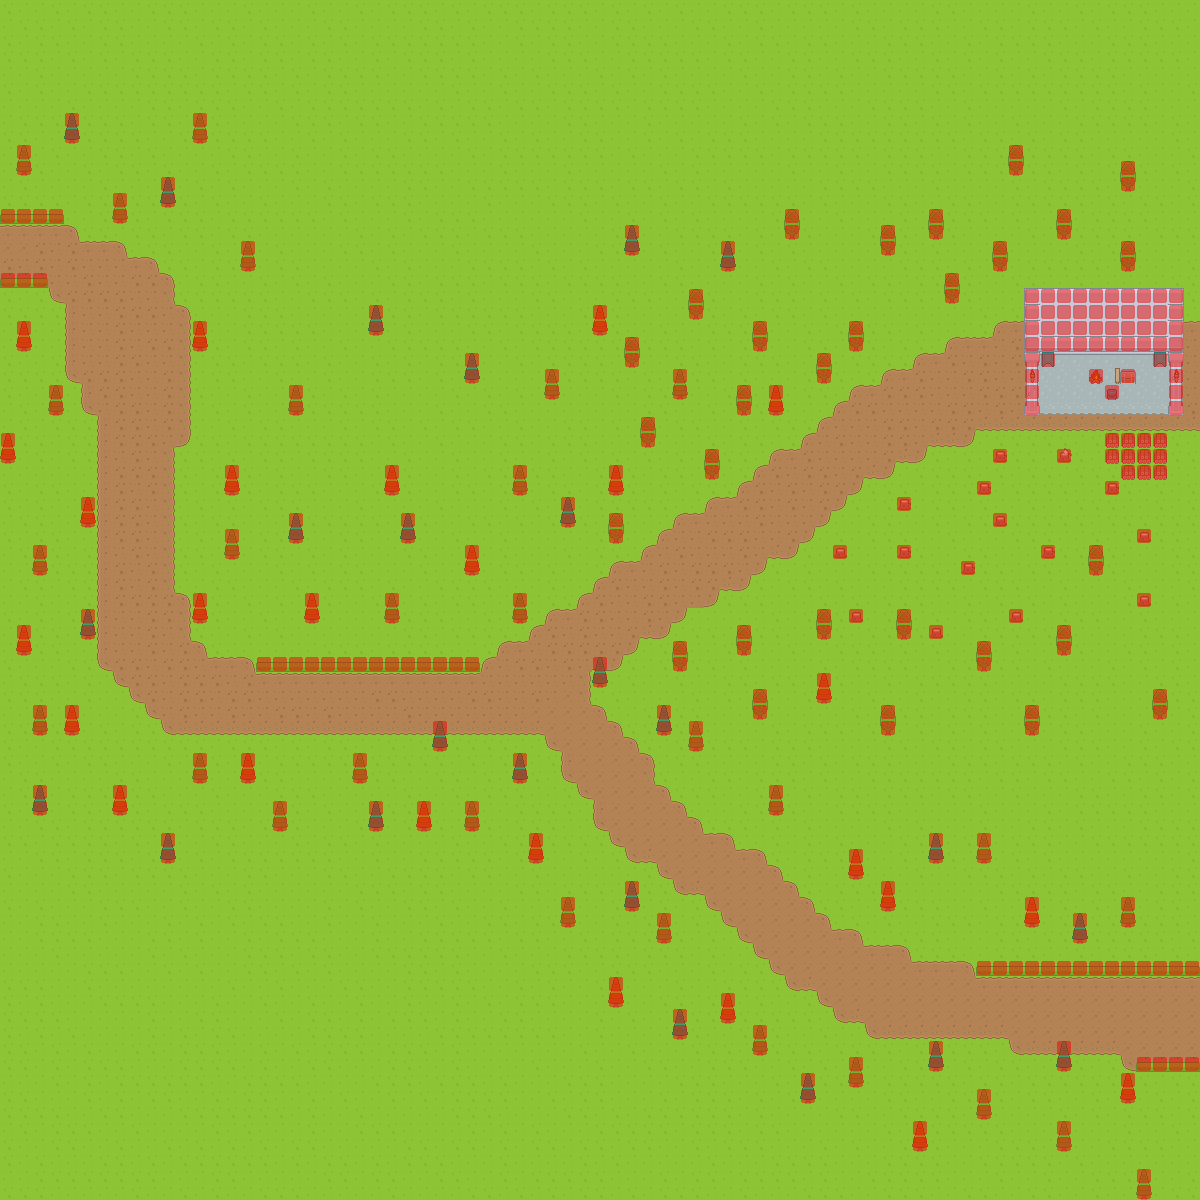

A level layout from a 2D game, rendered from its tile map. Below: a short description, then the map file with tile-grid data replaced by summaries:
An orthogonal 75x75 tile map with 16x16 px tiles, 7 tile layers (grass, curves, stone, structure, ...), 2 tilesets and 1 object.

<map version="1.0" orientation="orthogonal" renderorder="left-down" width="75" height="75" tilewidth="16" tileheight="16" nextobjectid="1">
 <tileset firstgid="1" name="roguelikeSheet_transparent" tilewidth="16" tileheight="16" spacing="1" tilecount="1767" columns="57">
  <image source="roguelike-pack/Spritesheet/roguelikeSheet_transparent.png" width="968" height="526" />
 </tileset>
 <tileset firstgid="1768" name="red-collision-box" tilewidth="16" tileheight="16" spacing="1" tilecount="1" columns="1">
  <image source="GamesPlusJames - Unity 2D RPG/red-collision-box.png" width="16" height="16" />
  <tile id="0">
   <objectgroup draworder="index">
    <object id="1" x="0" y="-0.0909091" width="16.0909" height="16" />
   </objectgroup>
  </tile>
 </tileset>
 <layer name="grass" width="75" height="75">
  <data>[5625 cells, 5625 non-empty, 2 distinct tile ids]</data>
 </layer>
 <layer name="curves" width="75" height="75">
  <data>[5625 cells, 832 non-empty, 16 distinct tile ids]</data>
 </layer>
 <layer name="stone" width="75" height="75">
  <data>[5625 cells, 115 non-empty, 13 distinct tile ids]</data>
 </layer>
 <layer name="structure" width="75" height="75">
  <data>[5625 cells, 59 non-empty, 15 distinct tile ids]</data>
 </layer>
 <layer name="adorne" width="75" height="75">
  <data>[5625 cells, 100 non-empty, 15 distinct tile ids]</data>
 </layer>
 <layer name="treetops" width="75" height="75">
  <data>[5625 cells, 108 non-empty, 4 distinct tile ids]</data>
 </layer>
 <layer name="collision" width="75" height="75">
  <data>[5625 cells, 334 non-empty, 1 distinct tile ids]</data>
 </layer>
</map>
